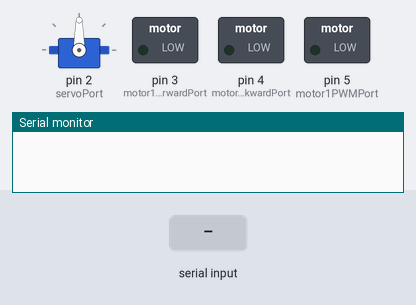
The sketch below on a simulated Arduino Uno, built with avr-gcc and run on an emulated ATmega328P. On the bench: servo, switched loads named in the sketch (green lamp = pin HIGH), the last lines printed to the serial monitor. Inputs (shaded band) come from the test bench.

Above: at 1.2 s.
1.3 s: byte 90 received over Serial
At 2.5 s:
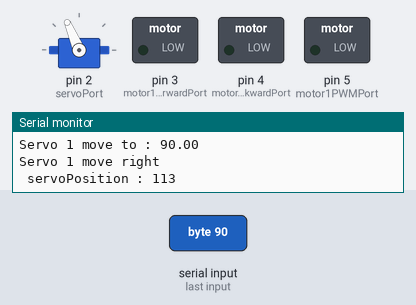
2.8 s: byte 120 received over Serial
At 3.7 s:
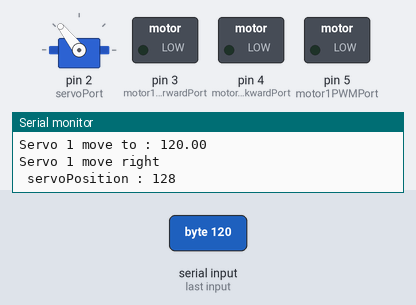
4.3 s: byte 30 received over Serial
At 4.7 s:
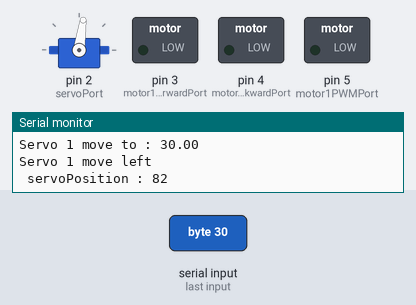
Timing chart, 0 to 7.3 s (numbered marks = the images above; inputs shaded):
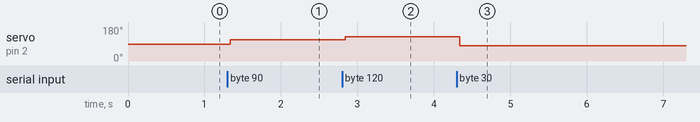

The sketch:

rc_car.ino
```cpp
#include <Servo.h>

//initiate object servo
Servo servoSteering;

float servoCenterDegree = 90;
float servoAngle = 23;
int servoPort = 2;

int motor1ForwardPort = 3;
int motor1BackwardPort = 4;
int motor1PWMPort = 5;

float bluetoothTxValue = 0;
int intBluetoothTxValue = 0;

void setup() {
  Serial.begin(9600);
  servoSteering.attach(servoPort);

  pinMode(motor1ForwardPort, OUTPUT);
  pinMode(motor1BackwardPort, OUTPUT);
  pinMode(motor1PWMPort, OUTPUT);
}

void loop() {
  // put your main code here, to run repeatedly:
  int serialAvailable = Serial.available();
  if (serialAvailable > 0)
  {
    int newBluetoothTxValue = Serial.read();
    Serial.print("Bluetooth value");
    Serial.print(" new : ");
    Serial.print(newBluetoothTxValue);
    Serial.print(" old : ");
    Serial.println(intBluetoothTxValue);

    if (newBluetoothTxValue != intBluetoothTxValue) {
      intBluetoothTxValue = newBluetoothTxValue;
      bluetoothTxValue = (float) intBluetoothTxValue;
      if (bluetoothTxValue >= 0 && bluetoothTxValue <= 90) {
        moveServo(bluetoothTxValue);
      }
      if (bluetoothTxValue >= 90 && bluetoothTxValue <= 180) {
        moveServo(bluetoothTxValue);
      }
    }
  }
}

void moveMotor(float bluetoothTxValue) {
  Serial.print("Motor 1 move to :");
  Serial.println(bluetoothTxValue);
  int motor1Speed = 0;
  if (bluetoothTxValue > 135) {
    Serial.println("Motor 1 move forward");
    motor1Speed = (((bluetoothTxValue - 90) / 90) * 255);
    digitalWrite(motor1ForwardPort, LOW);
    digitalWrite(motor1BackwardPort, HIGH);
  }
  else {
    Serial.println("Motor 1 move backward");
    motor1Speed = (((bluetoothTxValue - 90) / 45) * 255);
    digitalWrite(motor1ForwardPort, HIGH);
    digitalWrite(motor1BackwardPort, LOW);
  }
  Serial.print(" motor1Speed : ");
  Serial.println(motor1Speed);
  analogWrite(motor1PWMPort, bluetoothTxValue); // Then inject it to our motor
}

void moveServo(float bluetoothTxValue) {
  Serial.print("Servo 1 move to : ");
  Serial.println(bluetoothTxValue);

  int servoPosition = 0;
  if (bluetoothTxValue > 45) {
    Serial.println("Servo 1 move right");
    servoPosition = servoCenterDegree + (((bluetoothTxValue - 45) / 45) * servoAngle);
  }
  else {
    Serial.println("Servo 1 move left");
    servoPosition = servoCenterDegree - (((45 - bluetoothTxValue) / 45) * servoAngle);
  }
  Serial.print(" servoPosition : ");
  Serial.println(servoPosition);
  servoSteering.write(servoPosition);
}
```

Measured:
- after the input at 1.3 s, servo on pin 2 (servoPort): 90° → 113° at once
- after the input at 2.8 s, servo on pin 2 (servoPort): 113° → 128° at once
- after the input at 4.3 s, servo on pin 2 (servoPort): 128° → 82° at once
